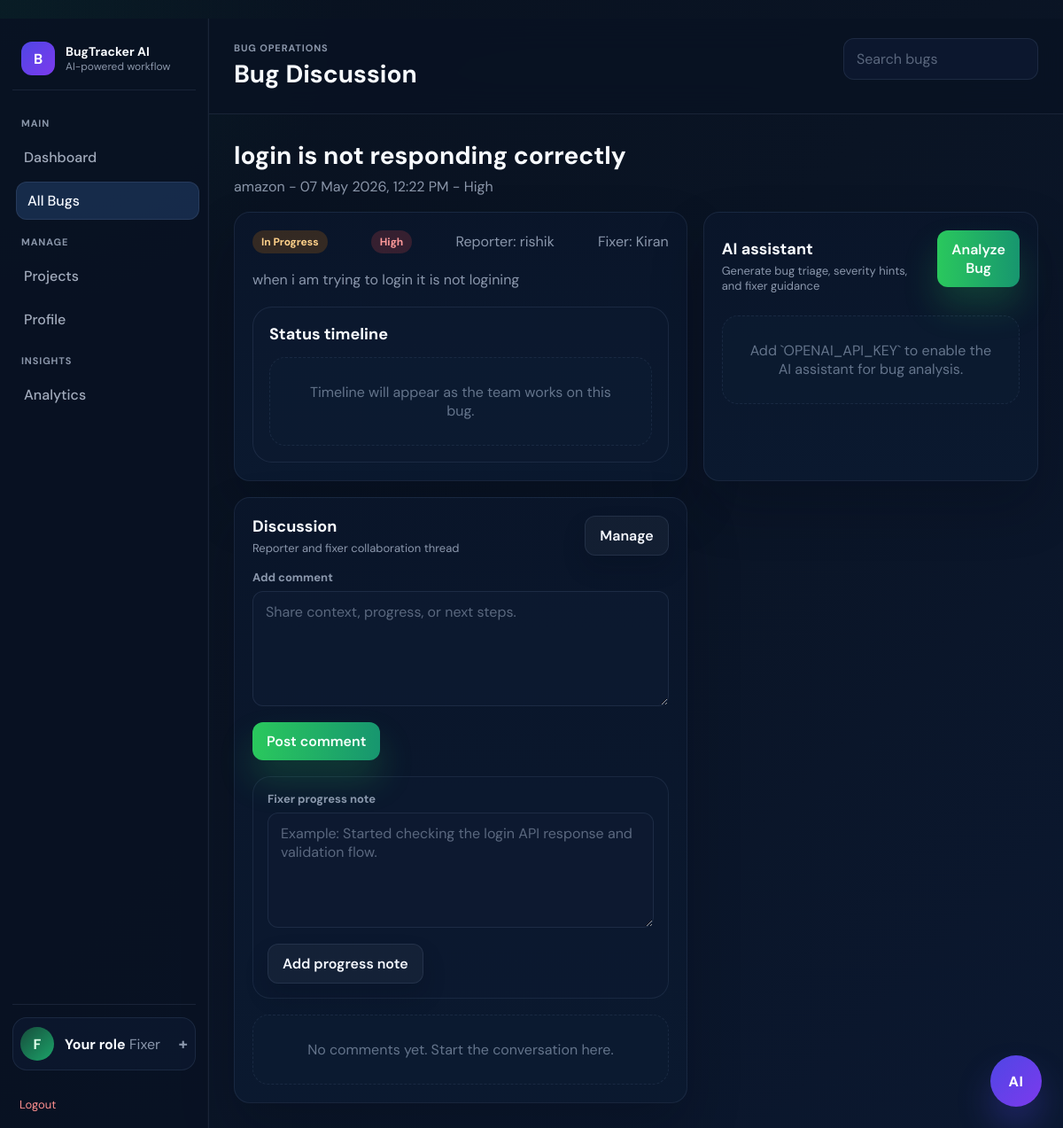
/bug/13 (signed in), run on the app's committed database.
### tables this page shows
CREATE TABLE bugs (
        id INTEGER PRIMARY KEY AUTOINCREMENT,
        title TEXT,
        description TEXT,
        priority TEXT,
        status TEXT,
        assigned_to TEXT,
        created_at TEXT
    , reporter TEXT, app_name TEXT, steps TEXT, expected_result TEXT, actual_result TEXT, contact TEXT, resolution_note TEXT, fixed_at TEXT, screenshot_path TEXT, ai_summary TEXT, ai_priority TEXT, ai_suspected_cause TEXT, ai_fix_plan TEXT, ai_repro_steps TEXT, ai_resolution_summary TEXT);

### app.py (the view, shortened to what this page needs)
@app.route("/bug/<int:id>", methods=["GET", "POST"])
def bug_detail(id):
    if not is_logged_in():
        return redirect(url_for("login"))
    bug = get_bug_by_id(id)
    if not bug or not can_access_bug(bug):
        flash("You do not have permission to view this bug report.", "error")
        return redirect(url_for("view_bugs"))
    ai_analysis = {
        "summary": bug["ai_summary"] or "",
        "severity": bug["ai_priority"] or "",
        "suspected_cause": bug["ai_suspected_cause"] or "",
        "debugging_steps": parse_ai_fix_plan(bug["ai_fix_plan"] or ""),
        "fixer_update": "I am reviewing the reported flow and will update the status as soon as the cause is confirmed.",
        "user_reply": "Thanks for reporting this. We have assigned it to a fixer and will update you as progress is made.",
    } if bug["ai_summary"] or bug["ai_priority"] or bug["ai_suspected_cause"] else None
    return render_template(
        "bug_detail.html",
        bug=bug,
        comments=get_comments_for_bug(id),
        events=get_bug_events(id),
        role=session.get("role", "user"),
        active_page="bugs",
        ai_analysis=ai_analysis,
        ai_configured=ai_is_configured()
    )

### app.py (called while the page is built)
def is_logged_in():
    return "user" in session

def is_fixer():
    return session.get("role") == "fixer"

def is_admin():
    return session.get("role") == "admin"

def format_display_name(username):
    if not username:
        return "Unassigned"
    if username in DISPLAY_NAME_MAP:
        return DISPLAY_NAME_MAP[username]
    cleaned = str(username).replace("_", " ").strip()
    return cleaned

def format_role_label(role):
    labels = {
        "admin": "Admin",
        "fixer": "Fixer",
        "user": "Reporter",
    }
    return labels.get(role, str(role).title())

@app.context_processor
def inject_display_helpers():
    return {
        "display_name": format_display_name,
        "role_label": format_role_label,
    }

def ai_is_configured():
    return bool(app.config["OPENAI_API_KEY"])

def can_access_bug(bug):
    if not bug or not is_logged_in():
        return False
    if is_admin():
        return True
    if is_fixer():
        return bug["assigned_to"] == session["user"]
    return bug["reporter"] == session["user"]

### database.py (called while the page is built)
def get_connection():
    conn = sqlite3.connect(DB_NAME)
    conn.row_factory = sqlite3.Row
    return conn

def get_bug_events(bug_id):
    conn = get_connection()
    cursor = conn.cursor()
    cursor.execute("SELECT * FROM bug_events WHERE bug_id=? ORDER BY id ASC", (bug_id,))
    events = cursor.fetchall()
    conn.close()
    return events

def get_bug_by_id(bug_id):
    conn = get_connection()
    cursor = conn.cursor()
    cursor.execute("SELECT * FROM bugs WHERE id=?", (bug_id,))
    bug = cursor.fetchone()
    conn.close()
    return bug

def get_comments_for_bug(bug_id):
    conn = get_connection()
    cursor = conn.cursor()
    cursor.execute("SELECT * FROM comments WHERE bug_id=? ORDER BY id ASC", (bug_id,))
    comments = cursor.fetchall()
    conn.close()
    return comments

### templates/bug_detail.html (shortened to what this page needs)
﻿{% extends "base.html" %}
{% block page_title %}Bug Discussion{% endblock %}
{% block content %}
<div class="page-header">
    <h2>{{ bug["title"] or "Bug report" }}</h2>
    <p>{{ bug["app_name"] or "General project" }} - {{ bug["created_at"] }} - {{ bug["priority"] }}</p>
</div>
<section class="detail-layout">
    <article class="card">
        <div class="detail-meta">
            <span class="badge badge-{{ bug['status']|lower|replace(' ', '-') }}">{{ bug["status"] }}</span>
            <span class="badge badge-{{ bug['priority']|lower }}">{{ bug["priority"] }}</span>
            <span class="meta-copy">Reporter: {{ display_name(bug["reporter"]) }}</span>
            <span class="meta-copy">Fixer: {{ display_name(bug["assigned_to"]) }}</span>
        </div>
        <p class="desc-copy" style="margin-top:18px;">{{ bug["description"] }}</p>
        <div class="timeline-panel" style="margin-top:18px;">
            <h3 class="card-title">Status timeline</h3>
            <div class="timeline-list">
                {% for event in events %}
                <div class="timeline-item timeline-{{ event['event_type'] }}">
                    <span></span>
                    <div>
                        <strong>{{ event["event_type"]|replace("_", " ")|title }}</strong>
                        <p class="desc-copy">{{ event["message"] }}</p>
                        <div class="meta-copy">{{ display_name(event["actor"]) }} - {{ event["created_at"] }}</div>
                    </div>
                </div>
                {% else %}
                <div class="empty-state">Timeline will appear as the team works on this bug.</div>
                {% endfor %}
            </div>
        </div>
    </article>
    <article class="card">
        <div class="card-title-row">
            <div>
                <h3 class="card-title">AI assistant</h3>
                <p class="card-subtitle">Generate bug triage, severity hints, and fixer guidance</p>
            </div>
            <form method="POST">
                <button class="btn btn-primary" type="submit">Analyze Bug</button>
            </form>
        </div>
        {% if ai_analysis %}
        <div class="ai-panel">
            <div class="ai-grid">
                <div class="ai-card">
                    <span class="ai-label">AI severity</span>
                    <strong>{{ ai_analysis.severity }}</strong>
                </div>
                <div class="ai-card">
                    <span class="ai-label">Model status</span>
                    <strong>{% if ai_configured %}Ready{% else %}Offline{% endif %}</strong>
                </div>
            </div>
            <div class="ai-block">
                <h4>Smart summary</h4>
                <p>{{ ai_analysis.summary }}</p>
            </div>
            <div class="ai-block">
                <h4>Suspected cause</h4>
                <p>{{ ai_analysis.suspected_cause }}</p>
            </div>
            <div class="ai-block">
                <h4>Suggested fix plan</h4>
                <ul class="ai-list">
                    {% for step in ai_analysis.debugging_steps %}
                    <li>{{ step }}</li>
                    {% endfor %}
                </ul>
            </div>
            <div class="ai-block">
                <h4>Fixer update draft</h4>
                <p>{{ ai_analysis.fixer_update }}</p>
            </div>
            <div class="ai-block">
                <h4>User reply draft</h4>
                <p>{{ ai_analysis.user_reply }}</p>
            </div>
        </div>
        {% else %}
        <div class="empty-state" style="margin-top:16px;">
            {% if ai_configured %}
            Click <strong>Analyze Bug</strong> to generate AI triage for this issue.
            {% else %}
            Add `OPENAI_API_KEY` to enable the AI assistant for bug analysis.
            {% endif %}
        </div>
        {% endif %}
    </article>
    <article class="card">
        <div class="card-title-row">
            <div>
                <h3 class="card-title">Discussion</h3>
                <p class="card-subtitle">Reporter and fixer collaboration thread</p>
            </div>
            {% if role in ["fixer", "admin"] %}
            <a class="btn" href="{{ url_for('edit_bug', id=bug['id']) }}">Manage</a>
            {% endif %}
        </div>
        <form method="POST" class="form-grid" style="margin-top:16px;">
            <div class="field">
                <label>Add comment</label>
                <textarea class="textarea" name="message" placeholder="Share context, progress, or next steps." required></textarea>
            </div>
            <div class="form-actions">
                <button class="btn btn-primary" type="submit">Post comment</button>
            </div>
        </form>
        {% if role in ["fixer", "admin"] %}
        <form method="POST" class="form-grid progress-note-form">
            <div class="field">
                <label>Fixer progress note</label>
                <textarea class="textarea" name="message" placeholder="Example: Started checking the login API response and validation flow." required></textarea>
            </div>
            <div class="form-actions">
                <button class="btn" type="submit">Add progress note</button>
            </div>
        </form>
        {% endif %}
        <div class="comment-list" style="margin-top:18px;">
            {% for comment in comments %}
            <div class="comment-card">
                <div class="comment-head">
                    <strong>{{ display_name(comment["author"]) }}</strong>
                    <span>{{ comment["author_role"] }} - {{ comment["created_at"] }}</span>
                </div>
                <p class="desc-copy">{{ comment["message"] }}</p>
            </div>
            {% else %}
            <div class="empty-state">No comments yet. Start the conversation here.</div>
            {% endfor %}
        </div>
    </article>
</section>
{% endblock %}

### data on the page
bugs: title "login is not responding correctly", app_name "amazon", created_at "07 May 2026, 12:22 PM", priority "High", status "In Progress", reporter "rishik", assigned_to "Kiran", description "when i am trying to login it is not logining"

### other printed values
{{ role_label(role)[0] }} "F"
{{ role_label(role) }} "Fixer"
